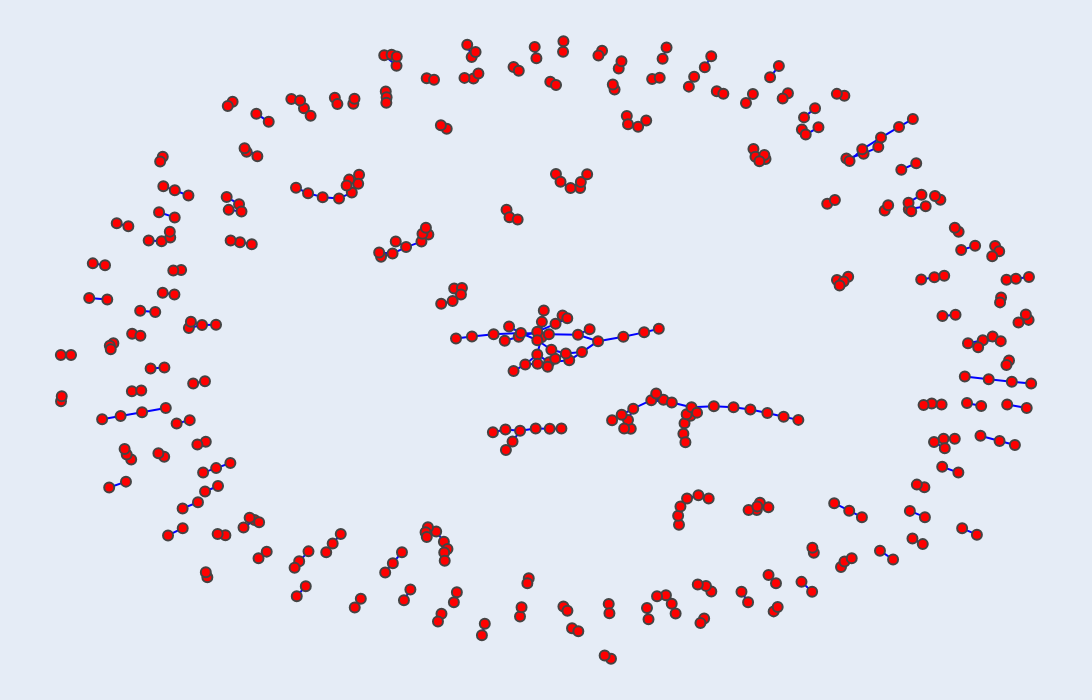

The notebook cell this image was saved under:
### Code cell
import plotly.graph_objects as go
import networkx as nx
from haversine import haversine

# Assuming 'G' is your graph created from the station data
G = nx.Graph()
# ... (your code to add nodes and edges)
for station1, station2, distance in distance_pairs:
    if distance <= 100:
        G.add_edge(station1, station2, distance=distance)

# Find the connected components (hubs)
hubs = list(nx.connected_components(G))
# Position the nodes using one of NetworkX's layout algorithms
pos = nx.spring_layout(G)  # positions for all nodes

# Create the Plotly figure
fig = go.Figure()

# Add edges as lines
for edge in G.edges(data=True):
    x0, y0 = pos[edge[0]]
    x1, y1 = pos[edge[1]]
    distance = edge[2]['distance']
    fig.add_trace(go.Scatter(x=[x0, x1], y=[y0, y1], mode='lines',
                             line=dict(width=2, color='blue'),
                             hoverinfo='text',
                             hovertext=f"{edge[0]} - {edge[1]}: {distance:.2f} meters"
                             ))

# Add nodes as scatter points
node_x = []
node_y = []
for node in G.nodes():
    x, y = pos[node]
    node_x.append(x)
    node_y.append(y)

fig.add_trace(go.Scatter(x=node_x, y=node_y, mode='markers', 
                         marker=dict(size=10, color='red', line=dict(width=2)),
                         text=list(G.nodes()), hoverinfo='text'))

# Set the layout of the figure
fig.update_layout(showlegend=False, hovermode='closest', width=1200, height=700,
                  margin=dict(b=0,l=0,r=0,t=0),
                  xaxis=dict(showgrid=False, zeroline=False, showticklabels=False),
                  yaxis=dict(showgrid=False, zeroline=False, showticklabels=False))

# 
# The figure is interactive and can be displayed in a Jupyter notebook or saved as an HTML file
fig.show()
